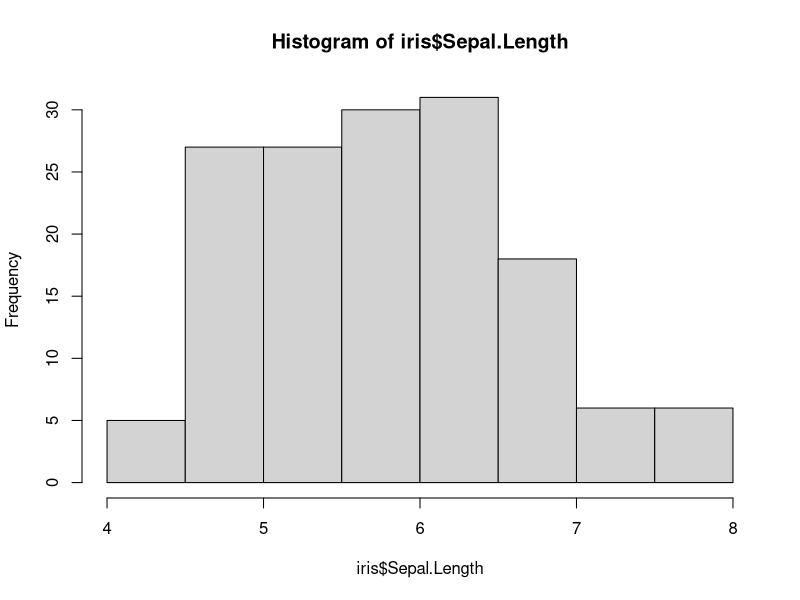
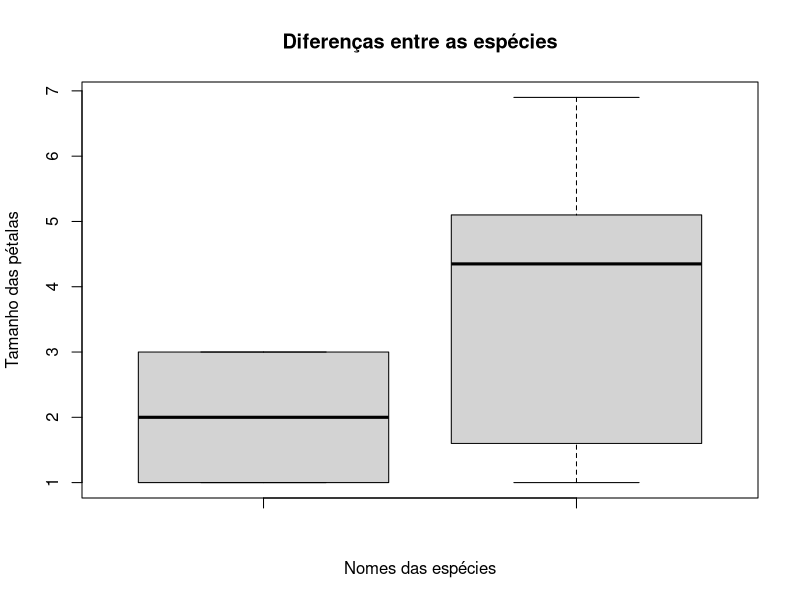
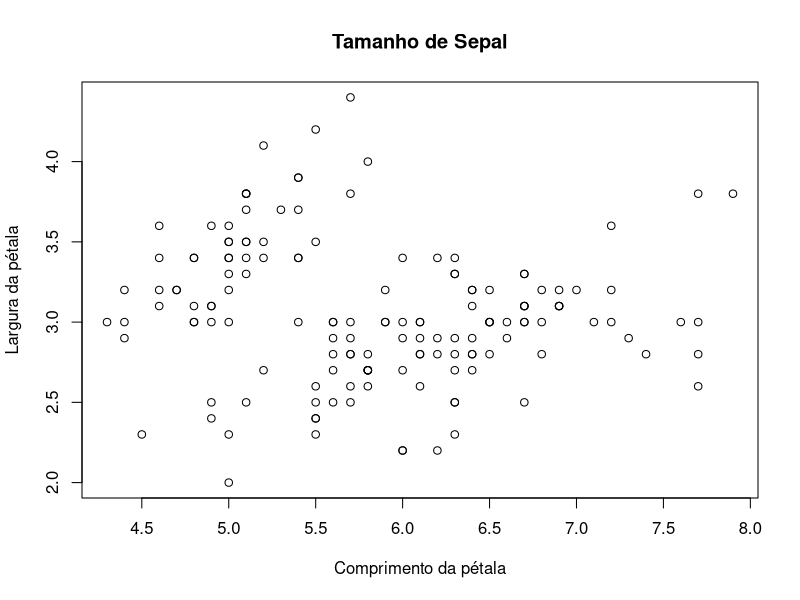

Generate these figures, in order, with R:
?iris

View(iris)

## Histograma de iris$Sepal.Length
## 2. Boxplot de Petal.Length ~ Species
## 3. Dispersão entre Sepal.Length e Sepal.Width

hist(iris$Sepal.Length)

names(iris)
boxplot(iris$Species, iris$Petal.Length,
        main = "Diferenças entre as espécies",
        xlab = "Nomes das espécies",
        ylab = "Tamanho das pétalas")


plot(iris$Sepal.Length, iris$Sepal.Width,
     main = "Tamanho de Sepal",
     xlab = "Comprimento da pétala",
     ylab = "Largura da pétala")
